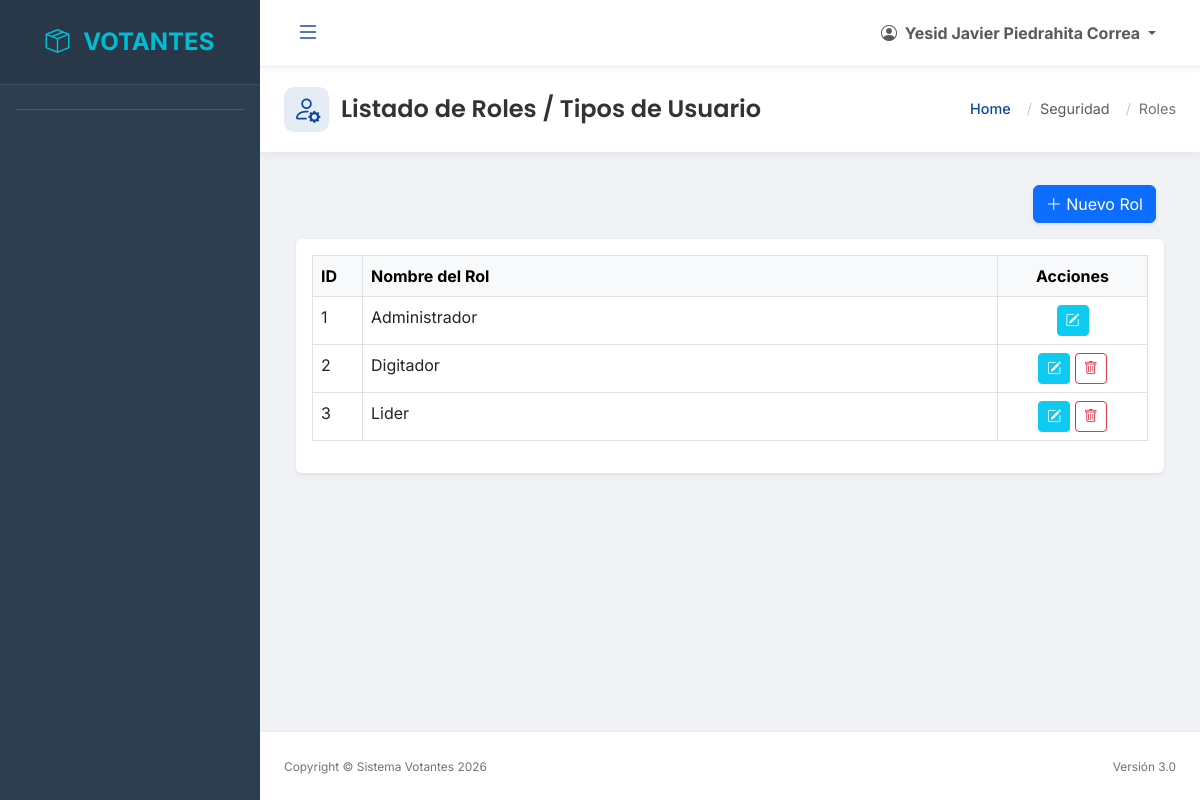
The app's page /index.php?url=rol/index (signed in), older data.
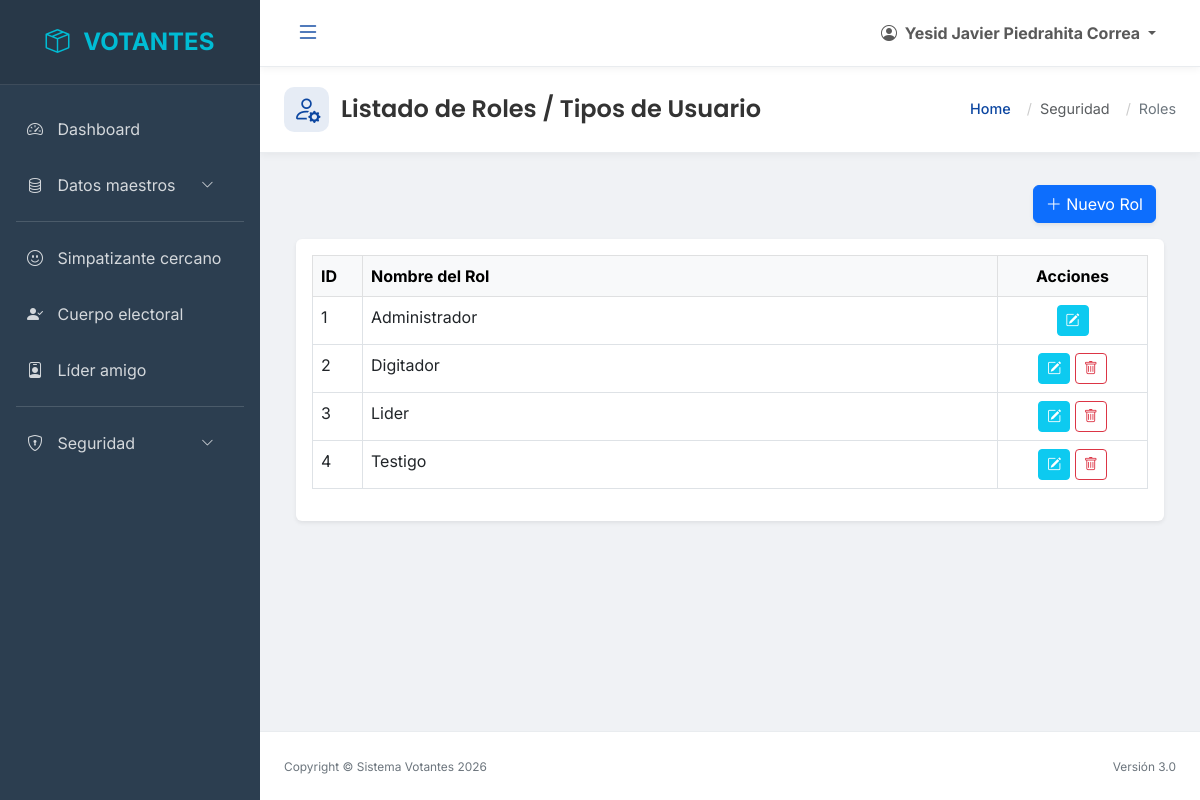
The same page, newer data.
### tables this page shows
CREATE TABLE `tipo_usuario`  (
  `id` int NOT NULL AUTO_INCREMENT,
  `tipo` varchar(50) NOT NULL,
  PRIMARY KEY (`id`) USING BTREE
);

### controllers/RolController.php (called while the page is built, shortened)
<?php
require_once 'models/RolModel.php';
class RolController {
    private $model;
    public function __construct() {
        $this->model = new RolModel();
    }
    public function index() {
        $roles = $this->model->getRoles();
        require 'views/roles/listar.php';
    }
}

### funcs/class.conexion.php (called while the page is built)
<?php
class Conexion
{
	public function get_conexion()
	{
      $servidor = "localhost";
      $db = "votantes";
      $user = "root";
      $pass = "root";
      try
      {
        $conexion = new PDO(
            "mysql:host=$servidor;dbname=$db",
            $user,
            $pass,
            array(PDO::MYSQL_ATTR_INIT_COMMAND => 'SET NAMES  \'UTF8\'')
        );
        $conexion->setAttribute(PDO::ATTR_ERRMODE, PDO::ERRMODE_EXCEPTION);
        return $conexion;
      }
      catch(PDOException $e)
      {
        die("Error de conexión local: " . $e->getMessage());
      }
	}
}
?>

### models/RolModel.php (called while the page is built, shortened)
<?php
require_once 'funcs/class.conexion.php';
class RolModel extends Conexion {
    private $db;
    public function __construct() {
        $this->db = $this->get_conexion();
    }
    public function getRoles() {
        $sql = "SELECT * FROM tipo_usuario ORDER BY id ASC";
        $stmt = $this->db->prepare($sql);
        $stmt->execute();
        return $stmt->fetchAll(PDO::FETCH_ASSOC);
    }
}

### funcs/permisos_helper.php (called while the page is built, shortened)
<?php
function tienePermiso($id_tipo_usuario, $modulo_nombre, $accion) {
    $id_usuario = isset($_SESSION['id_usuario']) ? $_SESSION['id_usuario'] : 0;
    require_once __DIR__ . '/class.conexion.php';
    $conn = new Conexion();
    $db = $conn->get_conexion();
    try {
        $columna = "puede_" . $accion;
        if ($accion == 'ver') $columna = "puede_ver";
        $sqlUser = "SELECT pu.$columna
                    FROM permisos_usuario pu
                    INNER JOIN modulos m ON pu.id_modulo = m.id_modulo
                    WHERE pu.id_usuario = :id_usuario AND m.nombre = :modulo";
        $stmtUser = $db->prepare($sqlUser);
        $stmtUser->bindValue(':id_usuario', $id_usuario);
        $stmtUser->bindValue(':modulo', $modulo_nombre);
        $stmtUser->execute();
        $permisoUser = $stmtUser->fetch(PDO::FETCH_ASSOC);
        if ($permisoUser) {
            return $permisoUser[$columna] == 1;
        }
        return false;
    } catch (Exception $e) {
        error_log("Error en tienePermiso: " . $e->getMessage());
        return false;
    }
}
?>

### views/roles/listar.php (the view, shortened to what the changed rows need)
<?php include 'includes/header_dashboard.php'; ?>
<div class="page-header-container">
    <div class="page-header-title">
        <h1>Listado de Roles / Tipos de Usuario</h1>
    </div>
</div>
<div class="container-fluid">
    <div class="card shadow-sm border-0">
        <div class="card-body">
            <div class="table-responsive">
                <table id="tablaRoles" class="table table-hover table-bordered" style="width:100%">
                    <thead class="table-light">
                        <tr>
                            <th width="50">ID</th>
                            <th>Nombre del Rol</th>
                            <th width="150" class="text-center">Acciones</th>
                        </tr>
                    </thead>
                    <tbody>
                        <?php foreach($roles as $rol): ?>
                        <tr>
                            <td><?php echo $rol['id']; ?></td>
                            <td><?php echo $rol['tipo']; ?></td>
                            <td class="text-center">
                                <button class="btn btn-sm btn-info text-white btn-editar"
                                        data-id="<?php echo $rol['id']; ?>"
                                        data-tipo="<?php echo $rol['tipo']; ?>">
                                    <i class="bi bi-pencil-square"></i>
                                </button>
                                <?php if($rol['id'] != 1): ?>
                                <button class="btn btn-sm btn-outline-danger btn-eliminar"
                                        data-id="<?php echo $rol['id']; ?>">
                                    <i class="bi bi-trash"></i>
                                </button>
                                <?php endif; ?>
                            </td>
                        </tr>
                        <?php endforeach; ?>
                    </tbody>
                </table>
            </div>
        </div>
    </div>
</div>
<?php include 'includes/footer_dashboard.php'; ?>

### includes/header_dashboard.php (shortened to what the changed rows need)
<?php
$tipo_usuario = $_SESSION['tipo_usuario'];
?>
<!DOCTYPE html>
<html lang="es">
<head>
    <link href="https://cdn.jsdelivr.net/npm/bootstrap@5.3.0/dist/css/bootstrap.min.css" rel="stylesheet">
    <link rel="stylesheet" href="https://cdn.jsdelivr.net/npm/bootstrap-icons@1.10.5/font/bootstrap-icons.css">
    <link rel="stylesheet" href="https://cdn.datatables.net/1.13.4/css/dataTables.bootstrap5.min.css">
    <link rel="stylesheet" href="https://cdn.datatables.net/responsive/2.4.1/css/responsive.bootstrap5.min.css">
    <link rel="stylesheet" href="css/style_modern.css">
</head>
<body class="">
<div class="dashboard-container">
    <div class="main-wrapper" id="wrapper">
        <div id="sidebar-wrapper">
            <?php
            require_once 'funcs/permisos_helper.php';
            $puedeVerZonas = tienePermiso($tipo_usuario, 'Zonas', 'ver');
            $puedeVerCandidatos = tienePermiso($tipo_usuario, 'Candidatos', 'ver');
            $puedeVerComisiones = tienePermiso($tipo_usuario, 'Comisiones', 'ver');
            $puedeVerSimpatizantes = tienePermiso($tipo_usuario, 'Simpatizantes', 'ver');
            $puedeVerVotantes = tienePermiso($tipo_usuario, 'Votantes', 'ver');
            $puedeVerLideres = tienePermiso($tipo_usuario, 'Líderes', 'ver');
            $puedeVerUsuarios = tienePermiso($tipo_usuario, 'Usuarios', 'ver');
            $puedeVerRoles = tienePermiso($tipo_usuario, 'Roles', 'ver');
            $puedeVerPermisos = tienePermiso($tipo_usuario, 'Permisos', 'ver');
            $puedeVerAuditoria = tienePermiso($tipo_usuario, 'Auditoría', 'ver');
            $puedeVerDashboard = tienePermiso($tipo_usuario, 'Dashboard', 'ver');
            $puedeVerDatosMaestros = $puedeVerZonas || $puedeVerCandidatos || $puedeVerComisiones;
            $puedeVerSeguridad = $puedeVerUsuarios || $puedeVerAuditoria || $puedeVerRoles || $puedeVerPermisos;
            ?>
            <div class="list-group list-group-flush mt-3">
                <?php if($puedeVerDashboard): ?>
                <a href="index.php?url=dashboard/index" class="list-group-item list-group-item-action <?php echo (!isset($_GET['url']) || $_GET['url'] == 'dashboard/index') ? 'active' : ''; ?>">
                    <i class="bi bi-speedometer2"></i> Dashboard
                </a>
                <?php endif; ?>
                <?php if($puedeVerDatosMaestros): ?>
                <?php
                $datosMaestrosActive = (isset($_GET['url']) && (strpos($_GET['url'], 'zona') !== false || strpos($_GET['url'], 'candidato') !== false));
                ?>
                <a class="list-group-item list-group-item-action menu-datos d-flex justify-content-between align-items-center <?php echo $datosMaestrosActive ? 'active' : ''; ?>"
                   data-bs-toggle="collapse" href="#submenuDatosMaestros" role="button"
                   aria-expanded="<?php echo $datosMaestrosActive ? 'true' : 'false'; ?>" aria-controls="submenuDatosMaestros">
                    <span><i class="bi bi-database"></i> Datos maestros</span>
                    <i class="bi bi-chevron-down"></i>
                </a>
                <?php endif; ?>
                <div class="menu-divider"></div>
                <?php if($puedeVerSimpatizantes): ?>
                <a href="index.php?url=simpatizante/index" class="list-group-item list-group-item-action <?php echo (isset($_GET['url']) && strpos($_GET['url'], 'simpatizante') !== false) ? 'active' : ''; ?>">
                    <i class="bi bi-emoji-smile"></i> Simpatizante cercano
                </a>
                <?php endif; ?>
                <?php if($puedeVerVotantes): ?>
                <a href="index.php?url=votante/index" class="list-group-item list-group-item-action <?php echo (isset($_GET['url']) && strpos($_GET['url'], 'votante') !== false) ? 'active' : ''; ?>">
                    <i class="bi bi-person-check-fill"></i> Cuerpo electoral
                </a>
                <?php endif; ?>
                <?php if($puedeVerLideres): ?>
                <a href="index.php?url=lider/index" class="list-group-item list-group-item-action <?php echo (isset($_GET['url']) && strpos($_GET['url'], 'lider') !== false) ? 'active' : ''; ?>">
                    <i class="bi bi-person-badge"></i> Líder amigo
                </a>
                <?php endif; ?>
                <?php if($puedeVerSeguridad): ?>
                <div class="menu-divider"></div>
                <?php
                $seguridadActive = (isset($_GET['url']) && (strpos($_GET['url'], 'usuario') !== false || strpos($_GET['url'], 'auditoria') !== false));
                ?>
                <a class="list-group-item list-group-item-action menu-seguridad d-flex justify-content-between align-items-center <?php echo $seguridadActive ? 'active' : ''; ?>"
                   data-bs-toggle="collapse" href="#submenuSeguridad" role="button"
                   aria-expanded="<?php echo $seguridadActive ? 'true' : 'false'; ?>" aria-controls="submenuSeguridad">
                    <span><i class="bi bi-shield-lock"></i> Seguridad</span>
                    <i class="bi bi-chevron-down"></i>
                </a>
                <?php endif; ?>
            </div>
        </div>
        <div id="page-content-wrapper">
            <div class="container-fluid px-4 py-4">

Row changes from the older to the newer data that the page shows:
added tipo_usuario: id "4", tipo "Testigo"
Text that changed along with them:
text now shown: "Dashboard Datos maestros Simpatizante cercano Cuerpo electoral Líder amigo Seguridad"
